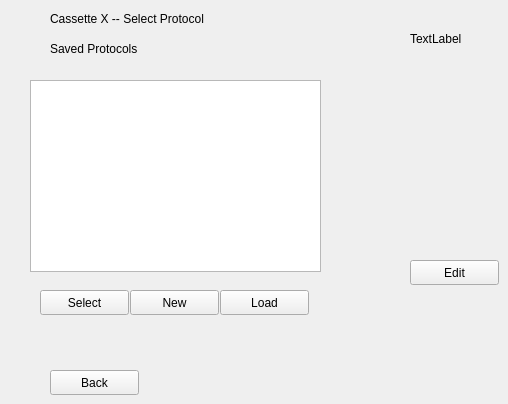
      <widget class="QWidget" name="protSel">
       <widget class="QPushButton" name="pushButton">
        <property name="geometry">
         <rect>
          <x>40</x>
          <y>290</y>
          <width>89</width>
          <height>25</height>
         </rect>
        </property>
        <property name="text">
         <string>Select</string>
        </property>
       </widget>
       <widget class="QPushButton" name="pushButton_2">
        <property name="geometry">
         <rect>
          <x>220</x>
          <y>290</y>
          <width>89</width>
          <height>25</height>
         </rect>
        </property>
        <property name="text">
         <string>Load</string>
        </property>
       </widget>
       <widget class="QPushButton" name="pushButton_3">
        <property name="geometry">
         <rect>
          <x>50</x>
          <y>370</y>
          <width>89</width>
          <height>25</height>
         </rect>
        </property>
        <property name="text">
         <string>Back</string>
        </property>
       </widget>
       <widget class="QPushButton" name="pushButton_4">
        <property name="geometry">
         <rect>
          <x>410</x>
          <y>260</y>
          <width>89</width>
          <height>25</height>
         </rect>
        </property>
        <property name="text">
         <string>Edit</string>
        </property>
       </widget>
       <widget class="QLabel" name="label">
        <property name="geometry">
         <rect>
          <x>50</x>
          <y>40</y>
          <width>121</width>
          <height>17</height>
         </rect>
        </property>
        <property name="text">
         <string>Saved Protocols</string>
        </property>
       </widget>
       <widget class="QLabel" name="label_2">
        <property name="geometry">
         <rect>
          <x>410</x>
          <y>30</y>
          <width>67</width>
          <height>17</height>
         </rect>
        </property>
        <property name="text">
         <string>TextLabel</string>
        </property>
       </widget>
       <widget class="QLabel" name="label_3">
        <property name="geometry">
         <rect>
          <x>50</x>
          <y>10</y>
          <width>201</width>
          <height>17</height>
         </rect>
        </property>
        <property name="text">
         <string>Cassette X -- Select Protocol</string>
        </property>
       </widget>
       <widget class="QPushButton" name="pushButton_5">
        <property name="geometry">
         <rect>
          <x>130</x>
          <y>290</y>
          <width>89</width>
          <height>25</height>
         </rect>
        </property>
        <property name="text">
         <string>New</string>
        </property>
       </widget>
       <widget class="QListWidget" name="listWidget">
        <property name="geometry">
         <rect>
          <x>30</x>
          <y>80</y>
          <width>291</width>
          <height>192</height>
         </rect>
        </property>
       </widget>
      </widget>
